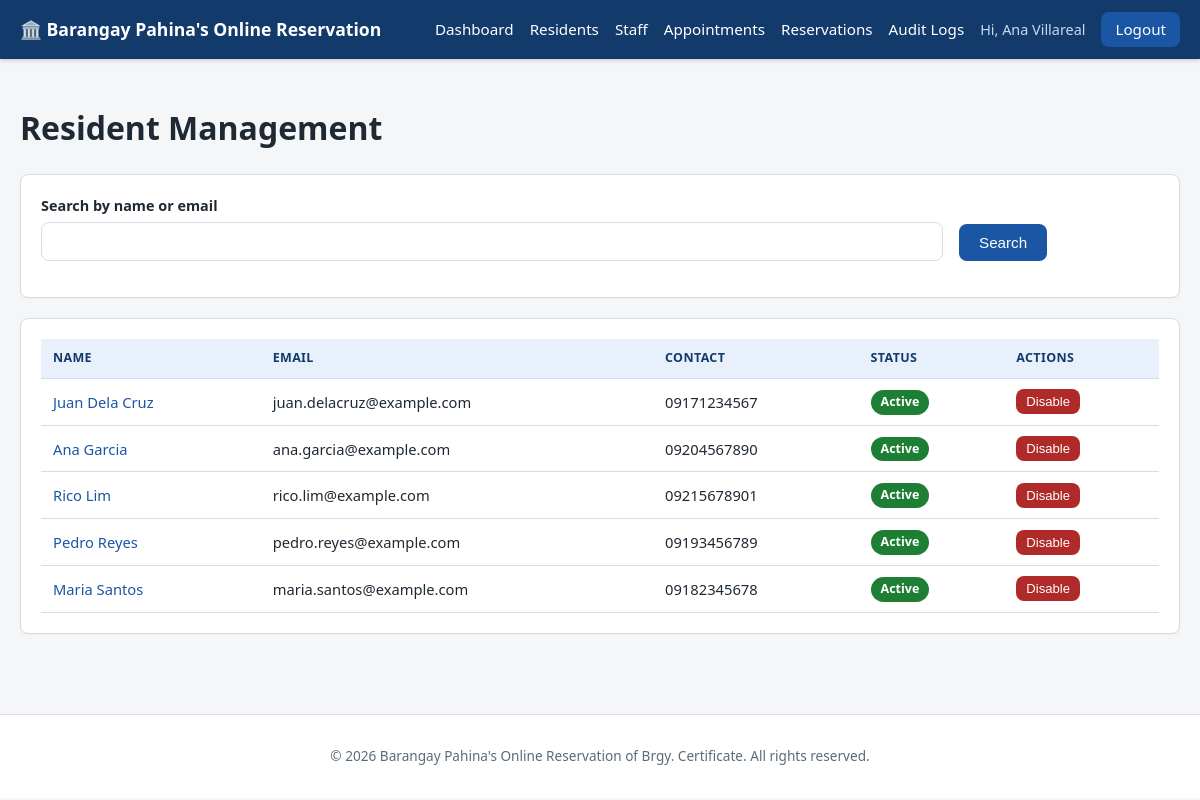
Page /admin/residents.php (signed in) on the committed database.
### tables this page shows
CREATE TABLE residents (
    id INT AUTO_INCREMENT PRIMARY KEY,
    user_id INT NOT NULL,
    first_name VARCHAR(50) NOT NULL,
    middle_name VARCHAR(50) DEFAULT NULL,
    last_name VARCHAR(50) NOT NULL,
    date_of_birth DATE NOT NULL,
    address VARCHAR(255) NOT NULL,
    contact_number VARCHAR(20) NOT NULL,
    created_at DATETIME NOT NULL DEFAULT CURRENT_TIMESTAMP,
    updated_at DATETIME NOT NULL DEFAULT CURRENT_TIMESTAMP ON UPDATE CURRENT_TIMESTAMP,
    FOREIGN KEY (user_id) REFERENCES users(id) ON DELETE CASCADE,
    INDEX idx_resident_name (last_name, first_name),
    INDEX idx_contact (contact_number)
);

CREATE TABLE users (
    id INT AUTO_INCREMENT PRIMARY KEY,
    username VARCHAR(50) NOT NULL UNIQUE,
    email VARCHAR(100) NOT NULL UNIQUE,
    password VARCHAR(255) NOT NULL,      
    role ENUM('resident','staff','admin') NOT NULL DEFAULT 'resident',
    status ENUM('active','disabled') NOT NULL DEFAULT 'active',
    created_at DATETIME NOT NULL DEFAULT CURRENT_TIMESTAMP,
    updated_at DATETIME NOT NULL DEFAULT CURRENT_TIMESTAMP ON UPDATE CURRENT_TIMESTAMP,
    INDEX idx_email (email),
    INDEX idx_username (username)
);

### includes/functions.php (called while the page is built, shortened)
<?php
function h(?string $value): string
{
    return htmlspecialchars($value ?? '', ENT_QUOTES, 'UTF-8');
}

### admin/residents.php (the view, shortened to what this page needs)
<?php
require_once __DIR__ . '/../config/database.php';
require_once __DIR__ . '/../includes/functions.php';
$search = trim($_GET['search'] ?? '');
$sql = "SELECT r.*, u.email, u.status, u.username
        FROM residents r JOIN users u ON u.id = r.user_id WHERE 1=1";
$params = [];
$sql .= " ORDER BY r.last_name ASC LIMIT 200";
$stmt = $pdo->prepare($sql);
$stmt->execute($params);
$residents = $stmt->fetchAll();
require_once __DIR__ . '/../includes/header.php';
?>
<h1>Resident Management</h1>
<div class="card">
    <form method="get" class="form-row" style="align-items:flex-end;">
        <div class="form-group">
            <label for="search">Search by name or email</label>
            <input type="text" id="search" name="search" value="<?= h($search) ?>">
        </div>
        <div class="form-group" style="flex:0;"><button class="btn" type="submit">Search</button></div>
    </form>
</div>
<div class="card">
    <div class="table-wrapper">
        <table>
            <thead><tr><th>Name</th><th>Email</th><th>Contact</th><th>Status</th><th>Actions</th></tr></thead>
            <tbody>
            <?php foreach ($residents as $r): ?>
                <tr>
                    <td><a href="/barangay-system/staff/resident-view.php?id=<?= (int)$r['id'] ?>"><?= h($r['first_name'] . ' ' . $r['last_name']) ?></a></td>
                    <td><?= h($r['email']) ?></td>
                    <td><?= h($r['contact_number']) ?></td>
                    <td><span class="badge <?= $r['status'] === 'active' ? 'badge-completed' : 'badge-cancelled' ?>"><?= h(ucfirst($r['status'])) ?></span></td>
                    <td>
                        <form method="post">
                            <button class="btn btn-sm <?= $r['status'] === 'active' ? 'btn-danger' : 'btn-success' ?>" type="submit"
                                data-confirm="Are you sure you want to <?= $r['status'] === 'active' ? 'disable' : 'enable' ?> this account?">
                                <?= $r['status'] === 'active' ? 'Disable' : 'Enable' ?>
                            </button>
                        </form>
                    </td>
                </tr>
            <?php endforeach; ?>
            </tbody>
        </table>
    </div>
</div>
<?php require_once __DIR__ . '/../includes/footer.php'; ?>

### css/style.css (style rules this page uses)
:root { --blue-dark: #123a6b; --blue: #1a56a3; --blue-light: #e8f0fb; --gray-light: #f4f6f8; --gray-border: #d6dce3; --text-dark: #1f2933; --text-muted: #5c6b7a; --white: #ffffff; --green: #1e7e34; --yellow: #a86b00; --red: #b02a2a; --radius: 8px; }
* { box-sizing: border-box; }
body { margin: 0; font-family: "Segoe UI", Arial, Helvetica, sans-serif; background: var(--gray-light); color: var(--text-dark); line-height: 1.5; }
a { color: var(--blue); text-decoration: none; }
.card { background: var(--white); border: 1px solid var(--gray-border); border-radius: var(--radius); padding: 20px; margin-bottom: 20px; box-shadow: 0 1px 2px rgba(0,0,0,0.04); }
.page-container .form-group { margin-bottom: 16px; }
.page-container label { display: block; margin-bottom: 6px; font-weight: 600; font-size: 0.9rem; }
.page-container input[type=text], .page-container input[type=email], .page-container input[type=password], .page-container input[type=date], .page-container input[type=tel], .page-container input[type=time], .page-container select, .page-container textarea { width: 100%; padding: 10px 12px; border: 1px solid var(--gray-border); border-radius: var(--radius); font-size: 0.95rem; background: var(--white); color: var(--text-dark); }
.form-row { display: flex; gap: 16px; flex-wrap: wrap; }
.form-row .form-group { flex: 1; min-width: 200px; }
.btn { display: inline-block; padding: 10px 20px; background: var(--blue); color: var(--white); border: none; border-radius: var(--radius); font-size: 0.95rem; cursor: pointer; text-align: center; }
.btn-danger { background: var(--red); }
.btn-sm { padding: 5px 10px; font-size: 0.82rem; }
.page-container table { width: 100%; border-collapse: collapse; background: var(--white); }
.page-container th, .page-container td { text-align: left; padding: 10px 12px; border-bottom: 1px solid var(--gray-border); font-size: 0.92rem; }
.page-container th { background: var(--blue-light); color: var(--blue-dark); text-transform: uppercase; font-size: 0.78rem; letter-spacing: 0.03em; }
.table-wrapper { overflow-x: auto; }
.badge { display: inline-block; padding: 3px 10px; border-radius: 999px; font-size: 0.78rem; font-weight: 600; color: var(--white); }
.badge-completed { background: var(--green); }

### rows in the picture
residents: first_name+last_name "Juan Dela Cruz", user.email "juan.delacruz@example.com", contact_number "09171234567", user.status "Active"
residents: first_name+last_name "Ana Garcia", user.email "ana.garcia@example.com", contact_number "09204567890", user.status "Active"
residents: first_name+last_name "Rico Lim", user.email "rico.lim@example.com", contact_number "09215678901", user.status "Active"
residents: first_name+last_name "Pedro Reyes", user.email "pedro.reyes@example.com", contact_number "09193456789", user.status "Active"
residents: first_name+last_name "Maria Santos", user.email "maria.santos@example.com", contact_number "09182345678", user.status "Active"

### other values in the picture
$_SESSION['display_name'] "Ana Villareal"
